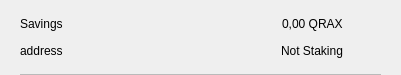
<?xml version="1.0" encoding="UTF-8"?>
<ui version="4.0">
 <class>CSRow</class>
 <widget class="QWidget" name="CSRow">
  <property name="geometry">
   <rect>
    <x>0</x>
    <y>0</y>
    <width>401</width>
    <height>75</height>
   </rect>
  </property>
  <property name="windowTitle">
   <string>Form</string>
  </property>
  <layout class="QVBoxLayout" name="verticalLayout">
   <property name="spacing">
    <number>0</number>
   </property>
   <property name="leftMargin">
    <number>20</number>
   </property>
   <property name="topMargin">
    <number>10</number>
   </property>
   <property name="rightMargin">
    <number>20</number>
   </property>
   <property name="bottomMargin">
    <number>0</number>
   </property>
   <item>
    <widget class="QWidget" name="info" native="true">
     <property name="minimumSize">
      <size>
       <width>0</width>
       <height>0</height>
      </size>
     </property>
     <layout class="QHBoxLayout" name="horizontalLayout_3">
      <property name="leftMargin">
       <number>0</number>
      </property>
      <property name="topMargin">
       <number>0</number>
      </property>
      <property name="rightMargin">
       <number>0</number>
      </property>
      <property name="bottomMargin">
       <number>10</number>
      </property>
      <item>
       <widget class="QWidget" name="container" native="true">
        <property name="minimumSize">
         <size>
          <width>0</width>
          <height>0</height>
         </size>
        </property>
        <layout class="QVBoxLayout" name="verticalLayout_2">
         <property name="spacing">
          <number>0</number>
         </property>
         <property name="leftMargin">
          <number>0</number>
         </property>
         <property name="topMargin">
          <number>0</number>
         </property>
         <property name="rightMargin">
          <number>0</number>
         </property>
         <property name="bottomMargin">
          <number>0</number>
         </property>
         <item>
          <layout class="QHBoxLayout" name="horizontalLayout">
           <item>
            <widget class="QLabel" name="labelName">
             <property name="toolTip">
              <string notr="true"/>
             </property>
             <property name="text">
              <string>Savings</string>
             </property>
            </widget>
           </item>
           <item>
            <spacer name="horizontalSpacer">
             <property name="orientation">
              <enum>Qt::Horizontal</enum>
             </property>
             <property name="sizeHint" stdset="0">
              <size>
               <width>40</width>
               <height>20</height>
              </size>
             </property>
            </spacer>
           </item>
           <item>
            <widget class="QLabel" name="labelAmount">
             <property name="text">
              <string>0,00 QRAX</string>
             </property>
            </widget>
           </item>
          </layout>
         </item>
         <item>
          <layout class="QHBoxLayout" name="horizontalLayout_2">
           <item>
            <widget class="QLabel" name="labelAddress">
             <property name="toolTip">
              <string notr="true"/>
             </property>
             <property name="text">
              <string>address</string>
             </property>
            </widget>
           </item>
           <item>
            <spacer name="horizontalSpacer_2">
             <property name="orientation">
              <enum>Qt::Horizontal</enum>
             </property>
             <property name="sizeHint" stdset="0">
              <size>
               <width>40</width>
               <height>20</height>
              </size>
             </property>
            </spacer>
           </item>
           <item>
            <widget class="QLabel" name="labelStaking">
             <property name="text">
              <string>Not Staking</string>
             </property>
            </widget>
           </item>
          </layout>
         </item>
        </layout>
       </widget>
      </item>
      <item alignment="Qt::AlignHCenter|Qt::AlignVCenter">
       <widget class="QPushButton" name="pushButtonMenu">
        <property name="minimumSize">
         <size>
          <width>24</width>
          <height>24</height>
         </size>
        </property>
        <property name="maximumSize">
         <size>
          <width>32</width>
          <height>32</height>
         </size>
        </property>
        <property name="focusPolicy">
         <enum>Qt::NoFocus</enum>
        </property>
        <property name="styleSheet">
         <string notr="true">border:none; background-color:transparent;</string>
        </property>
        <property name="text">
         <string/>
        </property>
        <property name="icon">
         <iconset>
          <normaloff>://ic-menu-hover</normaloff>://ic-menu-hover</iconset>
        </property>
        <property name="iconSize">
         <size>
          <width>24</width>
          <height>24</height>
         </size>
        </property>
       </widget>
      </item>
     </layout>
    </widget>
   </item>
   <item>
    <widget class="QLabel" name="lblDivisory">
     <property name="minimumSize">
      <size>
       <width>0</width>
       <height>1</height>
      </size>
     </property>
     <property name="maximumSize">
      <size>
       <width>16777215</width>
       <height>1</height>
      </size>
     </property>
     <property name="styleSheet">
      <string notr="true">background-color:#bababa;</string>
     </property>
     <property name="text">
      <string/>
     </property>
     <property name="alignment">
      <set>Qt::AlignBottom|Qt::AlignLeading|Qt::AlignLeft</set>
     </property>
    </widget>
   </item>
  </layout>
 </widget>
 <resources/>
 <connections/>
</ui>
